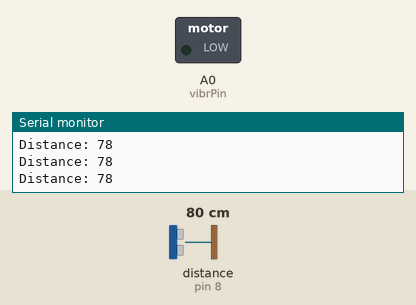
Simulated run of this sketch. Board: Arduino Uno, built with avr-gcc and run on an emulated ATmega328P. On the bench: switched loads named in the sketch (green lamp = pin HIGH), the last lines printed to the serial monitor. Wiring (inferred from the names in the program): ultrasonic range finder: trigger pin 9; echo pin 8. The test bench sets the inputs (shaded band); at power-on: distance to the obstacle (sensor on pin 8) 80 cm. The echo pulse lasts 58.3 µs per cm; pins used as bus, display or sensor lines are not drawn.

Above: at 1.2 s.
1.3 s: distance to the obstacle (sensor on pin 8) set to 13 cm
2.8 s: distance to the obstacle (sensor on pin 8) set to 10 cm
At 4.0 s:
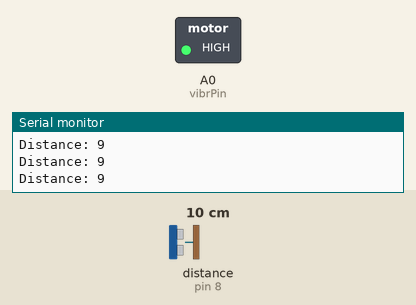
4.3 s: distance to the obstacle (sensor on pin 8) set to 18 cm
At 5.2 s:
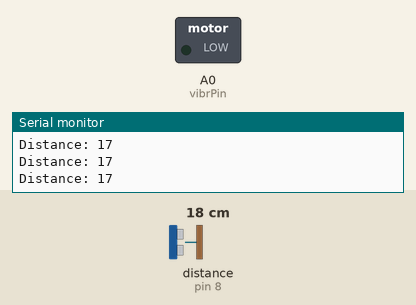
Timing chart, 0 to 7.3 s (numbered marks = the images above; inputs shaded):
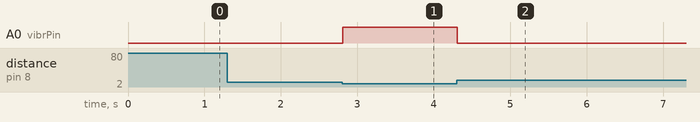

The sketch:

wristband.ino
```cpp
/*
 * Wristband4blind
 *
 * Author: Jan 2018
 * Cassio Trindadade Batista - cassio.batista.13@gmail.com
 *
 * References:
 * http://howtomechatronics.com/tutorials/arduino/ultrasonic-sensor-hc-sr04/
 */

/* define pins numbers */
#define trigPin 9
#define echoPin 8
#define vibrPin A0

/* define variables */
int distance;

void setup()
{
	pinMode(echoPin, INPUT);  // sets sonar's echo pin as input
	pinMode(trigPin, OUTPUT); // sets sonar's trigger pin as output
	pinMode(vibrPin, OUTPUT); // set vibration motor pin as output (optional)

	Serial.begin(9600);       // define baud rate for serial communication
}

void loop()
{
	/* flush the trigger pin: ensure it's LOW */
	digitalWrite(trigPin, LOW);
	delayMicroseconds(2);

	/* set trigger pin on HIGH state for 10 us */
	digitalWrite(trigPin, HIGH);
	delayMicroseconds(10);
	digitalWrite(trigPin, LOW);

	/* Reads the echo pin, returns the sound wave travel time in us */
	distance = pulseIn(echoPin, HIGH)*0.034/2;

	if(distance <= 10) {
		/* turn motor on */
		analogWrite(vibrPin, 168); // 168.30=3V3, as 255 is 5V
	} else {
		/* turn motor off */
		analogWrite(vibrPin, 0);
	}

	Serial.print("Distance: ");
	Serial.println(distance);
}

/* EOF */
```

Measured:
- the behaviour switches between 12 and 11 cm on distance to the obstacle (sensor on pin 8) (found by bisection; images 0 and 1)
- after the input at 2.8 s, A0 (vibrPin): LOW → HIGH at once
- after the input at 4.3 s, A0 (vibrPin): HIGH → LOW at once
